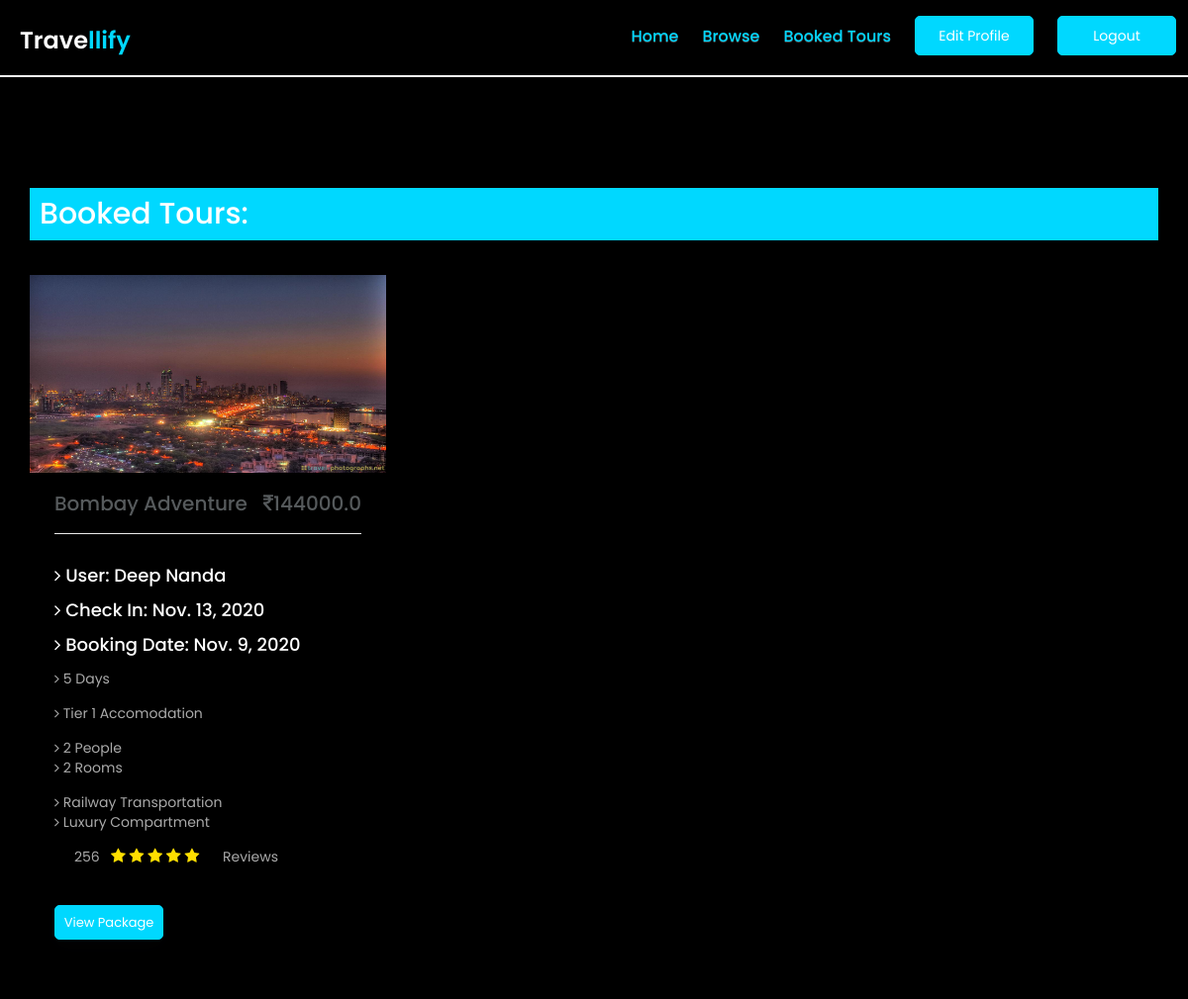
Page /booked (signed in) on the committed database.
### app1/models.py (models this page shows, shortened)
class Booking(models.Model):
    n_people = models.IntegerField()
    trip_date = models.DateField()
    booking_date = models.DateField(null=True, blank=True, auto_now_add=True)
    total = models.FloatField()
    rooms = models.IntegerField()
    payment_mode = models.CharField(max_length=50)
    package = models.ForeignKey(Package, on_delete=models.CASCADE)
    customer = models.ForeignKey(
        settings.AUTH_USER_MODEL, on_delete=models.CASCADE
    )

class Package(models.Model):
    name = models.CharField(max_length=100)
    days = models.IntegerField()
    hotel = models.ForeignKey(Hotel, on_delete=models.CASCADE)
    mot = models.ForeignKey(Mot, on_delete=models.CASCADE)
    destination = models.ForeignKey(Destination, on_delete=models.CASCADE)
    cost = models.FloatField()
    ppic = models.ImageField(
        upload_to='package/%Y/%m/%d/', blank=True, default='media/h.jpg')
    review = models.IntegerField()

class User(AbstractBaseUser, PermissionsMixin):
    email = models.EmailField(
        verbose_name=_('email address'), max_length=255, unique=True
    )
    first_name = models.CharField(_('first name'), max_length=30, blank=True)
    last_name = models.CharField(_('last name'), max_length=150, blank=True)
    phone = models.CharField(max_length=12, blank=True)
    city = models.CharField(max_length=100, null=True, blank=True)
    is_active = models.BooleanField(
        _('active'),
        default=True,
        help_text=_(
            'Designates whether this user should be treated as active. '
            'Unselect this instead of deleting accounts.'
        ),
    )
    is_staff = models.BooleanField(
        _('staff status'),
        default=False,
        help_text=_(
            'Designates whether the user can log into this admin site.'
        ),
    )
    date_joined = models.DateTimeField(
        _('date joined'), default=timezone.now
    )
    objects = UserManager()
    USERNAME_FIELD = 'email'
    REQUIRED_FIELDS = ['first_name', 'last_name', 'phone', 'city']

class Hotel(models.Model):
    info = models.TextField(blank=True, null=True)
    tier = models.IntegerField()
    hname = models.CharField(max_length=255)
    locality = models.CharField(max_length=255)
    d_id = models.ForeignKey(Destination, on_delete=models.CASCADE)
    hpic = models.ImageField(
        upload_to='hotel/%Y/%m/%d/', blank=True, default='media/h.jpg')

class Mot(models.Model):
    fare = models.FloatField()
    t_type = models.CharField(max_length=20)
    cartype = models.CharField(max_length=20, null=True, blank=True)
    c_class = models.CharField(max_length=20, null=True, blank=True)
    A_class = models.CharField(max_length=20, null=True, blank=True)

### app1/views.py (the view)
# urls.py: path('booked', views.booked, name='booked'),
def booked(request):
    u = request.user
    b = Booking.objects.filter(customer=u).order_by('-trip_date')
    context = {
        'b': b,
        'u': u
    }
    return render(request, 'booked.html', context)

### templates/booked.html (shortened to what this page needs)
{% extends 'base.html' %} {% load static %} {% block content %} {% include 'navbar.html' %}
<br><br>
<section class="travel-box">
    <div class="container">
        <div class="row">
            <div class="col-md-12">
                <div class="single-travel-boxes">
                    <div style="width:100%;background-color:#00d8ff;padding:10px">
                        <h2 style="color:#fff">Booked Tours:</h2>
                    </div>
                </div>
            </div>
        </div>
    </div>
</section>
<section id="pack" class="packages">
    <div class="container">
        <div class="packages-content">
            <div class="row">
                {% for i in b %}
                <div class="col-md-4 col-sm-6">
                    <div class="single-package-item">
                        <img src="{{i.package.ppic.url}}" alt="package-place" style="height:200px;width:100%" />
                        <div class="single-package-item-txt">
                            <h3>{{i.package.name}} <span class="pull-right"> <i class="fa fa-rupee"></i>{{i.total}}</span></h3>
                            <div class="packages-para">
                                <b>
                                    <p ><h4 style="color:#fff">
                                        <span>
                                            <i class="fa fa-angle-right"></i> User:
                                            </span>
                                        <span> {{i.customer.first_name}}&nbsp;{{i.customer.last_name}}</span></h4>
                                    </p></b>
                                <b>
                                        <p ><h4 style="color:#fff">
                                            <span>
                                                <i class="fa fa-angle-right"></i> Check In:
                                                </span>
                                            <span> {{i.trip_date}}</span></h4>
                                        </p></b>
                                <b>
                                            <p ><h4 style="color:#fff">
                                                <span>
                                                    <i class="fa fa-angle-right"></i> Booking Date:
                                                    </span>
                                                <span> {{i.booking_date}}</span></h4>
                                            </p></b>
                                <p>
                                    <span>
                        <i class="fa fa-angle-right"></i> {{i.package.days}} Days
                      </span>
                    </p><p>
                                    <i class="fa fa-angle-right"></i> Tier {{i.package.hotel.tier}} accomodation</p>
                                <p>
                                    <span>
                            <i class="fa fa-angle-right"></i> {{i.n_people}} People
                          </span>
                                    <i class="fa fa-angle-right"></i> {{i.rooms}} Rooms</p>
                                <p>
                                    <span>
                        <i class="fa fa-angle-right"></i> {{i.package.mot.t_type}} Transportation
                      </span> {% if 'Railway' in i.package.mot.t_type %}
                                    <span>
                        <i class="fa fa-angle-right"></i> {{i.package.mot.c_class}} Compartment
                      </span> {% elif 'Roadway' in i.package.mot.t_type %}
                                    <span>
                        <i class="fa fa-angle-right"></i> {{i.package.mot.cartype}} Car
                      </span> {% elif 'Airway' in i.package.mot.t_type %}
                                    <span>
                        <i class="fa fa-angle-right"></i> {{i.package.mot.A_class}} Class
                      </span> {% endif %}
                                </p>
                            </div>
                            <div class="packages-review">
                                <p><span>{{i.package.review}} &nbsp;</span>
                                    <i class="fa fa-star"></i>
                                    <i class="fa fa-star"></i>
                                    <i class="fa fa-star"></i>
                                    <i class="fa fa-star"></i>
                                    <i class="fa fa-star"></i>
                                    <span> reviews</span>
                                </p>
                            </div>
                            <div class="about-btn">
                                <button class="about-view packages-btn"><a href="{% url 'package' i.id%}" style="color: white">View Package</a></button>
                            </div>
                        </div>
                    </div>
                </div>
                {% endfor %}
            </div>
        </div>
    </div>
</section>
{% endblock %}

### static/assets/images/style.css (style rules this page uses)
* { padding: 0; margin: 0; }
* { box-sizing: border-box; }
body { position: relative; font-size: 14px; color: #222222; background: black; font-family: "Poppins", sans-serif; max-width: 1920px; margin: 0 auto; overflow-x: hidden; }
a, a:hover, a:active, a:focus { display: inline-block; text-decoration: none; font-size: 13px; padding: 0; margin: 0; }
h1, h2, h3, h4, h5, h6 { margin: 0; color: #222222; text-transform: capitalize; }
p { margin: 0; color: #666666; font-size: 14px; }
img { border: none; max-width: 100%; height: auto; }
select, input, textarea, button { box-shadow: none; outline: 0 !important; }
html, body { height: 100%; z-index: 2; }
.about-btn { margin-top: 39px; letter-spacing: 1.2px; transition: 0.5s ease-in-out; }
.about-view { display: flex; justify-content: center; align-items: center; background: #00d8ff; border: 1px solid #00d8ff; width: 200px; height: 60px; white-space: nowrap; color: #fff; font-size: 16px; font-family: "Poppins", sans-serif; text-transform: uppercase; border-radius: 5px; box-shadow: 0 5px 20px rgba(14, 15, 18, 0.2); transition: 0.5s ease-in-out; }
.single-travel-boxes { margin-top: 150px; background: #f3f3f3; margin-bottom: 10px; }
.packages { padding: 10px 0 10px; }
.packages-content { margin-top: 15px; }
.single-package-item { margin-bottom: 30px; padding-bottom: 20px; box-shadow: 0 0 20px rgba(0, 0, 0, 0.1); transition: 0.5s; }
.single-package-item-txt { padding: 0 25px; }
.single-package-item img { width: 100%; }
.single-package-item h3 { position: relative; font-size: 20px; color: #565a5c; font-weight: 500; font-family: "Poppins", sans-serif; padding: 20px 0; }
.single-package-item h3:after { position: absolute; content: " "; bottom: 0; left: 0; width: 100%; height: 1px; background: #ebebeb; }
.packages-para { padding: 17px 0 0; text-transform: capitalize; }
.packages-para p { font-size: 14px; color: #aaa; font-family: "Poppins", sans-serif; margin-bottom: 15px; }
.packages-para p span { display: inline-block; width: 1000px; }
.packages-review p i { color: #ffdf00; font-size: 16px; }
.packages-review span { margin-left: 20px; font-size: 14px; color: #aaa; font-family: "Poppins", sans-serif; text-transform: capitalize; }
.about-view.packages-btn { width: 110px; height: 35px; font-size: 14px; color: #fff; text-transform: capitalize; transition: 0.5s; }
* { margin: 0; padding: 0; }

### rows in the picture
Booking: package.ppic (picture), package.name "Bombay Adventure", total "144000.0", customer.first_name "Deep", customer.last_name "Nanda", trip_date "Nov. 13, 2020", booking_date "Nov. 9, 2020", package.days "5", package.hotel.tier "1", n_people "2", rooms "2", package.mot.t_type "Railway", package.mot.c_class "Luxury", package.review "256"
